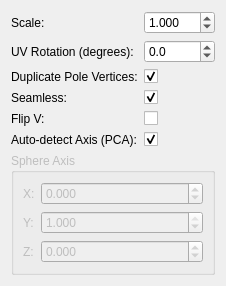
         <widget class="QWidget" name="page_Spherical">
          <layout class="QFormLayout" name="formLayout_Spherical">
           <item row="0" column="0">
            <widget class="QLabel" name="label_SphereScale">
             <property name="text">
              <string>Scale:</string>
             </property>
            </widget>
           </item>
           <item row="0" column="1">
            <widget class="QDoubleSpinBox" name="spinBox_SphereScale">
             <property name="decimals">
              <number>3</number>
             </property>
             <property name="minimum">
              <double>0.001000000000000</double>
             </property>
             <property name="maximum">
              <double>100.000000000000000</double>
             </property>
             <property name="value">
              <double>1.000000000000000</double>
             </property>
            </widget>
           </item>
           <item row="1" column="0">
            <widget class="QLabel" name="label_SphereRotation">
             <property name="text">
              <string>UV Rotation (degrees):</string>
             </property>
            </widget>
           </item>
           <item row="1" column="1">
            <widget class="QDoubleSpinBox" name="spinBox_SphereRotation">
             <property name="decimals">
              <number>1</number>
             </property>
             <property name="minimum">
              <double>-360.000000000000000</double>
             </property>
             <property name="maximum">
              <double>360.000000000000000</double>
             </property>
            </widget>
           </item>
           <item row="2" column="0">
            <widget class="QLabel" name="label_DuplicatePoles">
             <property name="text">
              <string>Duplicate Pole Vertices:</string>
             </property>
            </widget>
           </item>
           <item row="2" column="1">
            <widget class="QCheckBox" name="checkBox_DuplicatePoles">
             <property name="toolTip">
              <string>&lt;html&gt;&lt;head/&gt;&lt;body&gt;&lt;p&gt;Duplicate vertices at the poles to avoid UV pinching/distortion&lt;/p&gt;&lt;/body&gt;&lt;/html&gt;</string>
             </property>
             <property name="text">
              <string/>
             </property>
             <property name="checked">
              <bool>true</bool>
             </property>
            </widget>
           </item>
           <item row="3" column="0">
            <widget class="QLabel" name="label_SeamlessSpherical">
             <property name="text">
              <string>Seamless:</string>
             </property>
            </widget>
           </item>
           <item row="3" column="1">
            <widget class="QCheckBox" name="checkBox_SeamlessSpherical">
             <property name="toolTip">
              <string>Wrap U continuously to avoid a visible seam</string>
             </property>
             <property name="text">
              <string/>
             </property>
             <property name="checked">
              <bool>true</bool>
             </property>
            </widget>
           </item>
           <item row="4" column="0">
            <widget class="QLabel" name="label_FlipV_Sphere">
             <property name="text">
              <string>Flip V:</string>
             </property>
            </widget>
           </item>
           <item row="4" column="1">
            <widget class="QCheckBox" name="checkBox_FlipV_Sphere">
             <property name="text">
              <string/>
             </property>
            </widget>
           </item>
           <item row="5" column="0">
            <widget class="QLabel" name="label_SphereAutoDetectAxis">
             <property name="text">
              <string>Auto-detect Axis (PCA):</string>
             </property>
            </widget>
           </item>
           <item row="5" column="1">
            <widget class="QCheckBox" name="checkBox_SphereAutoDetectAxis">
             <property name="toolTip">
              <string>&lt;html&gt;&lt;head/&gt;&lt;body&gt;&lt;p&gt;Detect the sphere's polar axis automatically from its geometry. Uncheck to enter the axis manually below.&lt;/p&gt;&lt;/body&gt;&lt;/html&gt;</string>
             </property>
             <property name="text">
              <string/>
             </property>
             <property name="checked">
              <bool>true</bool>
             </property>
            </widget>
           </item>
           <item row="6" column="0" colspan="2">
            <widget class="QGroupBox" name="groupBox_SphereAxis">
             <property name="enabled">
              <bool>false</bool>
             </property>
             <property name="title">
              <string>Sphere Axis</string>
             </property>
             <layout class="QFormLayout" name="formLayout_SphereAxis">
              <item row="0" column="0">
               <widget class="QLabel" name="label_SphereAxisX">
                <property name="text">
                 <string>X:</string>
                </property>
               </widget>
              </item>
              <item row="0" column="1">
               <widget class="QDoubleSpinBox" name="spinBox_SphereAxisX">
                <property name="decimals">
                 <number>3</number>
                </property>
                <property name="minimum">
                 <double>-1.000000000000000</double>
                </property>
                <property name="maximum">
                 <double>1.000000000000000</double>
                </property>
                <property name="value">
                 <double>0.000000000000000</double>
                </property>
               </widget>
              </item>
              <item row="1" column="0">
               <widget class="QLabel" name="label_SphereAxisY">
                <property name="text">
                 <string>Y:</string>
                </property>
               </widget>
              </item>
              <item row="1" column="1">
               <widget class="QDoubleSpinBox" name="spinBox_SphereAxisY">
                <property name="decimals">
                 <number>3</number>
                </property>
                <property name="minimum">
                 <double>-1.000000000000000</double>
                </property>
                <property name="maximum">
                 <double>1.000000000000000</double>
                </property>
                <property name="value">
                 <double>1.000000000000000</double>
                </property>
               </widget>
              </item>
              <item row="2" column="0">
               <widget class="QLabel" name="label_SphereAxisZ">
                <property name="text">
                 <string>Z:</string>
                </property>
               </widget>
              </item>
              <item row="2" column="1">
               <widget class="QDoubleSpinBox" name="spinBox_SphereAxisZ">
                <property name="decimals">
                 <number>3</number>
                </property>
                <property name="minimum">
                 <double>-1.000000000000000</double>
                </property>
                <property name="maximum">
                 <double>1.000000000000000</double>
                </property>
                <property name="value">
                 <double>0.000000000000000</double>
                </property>
               </widget>
              </item>
             </layout>
            </widget>
           </item>
          </layout>
         </widget>
